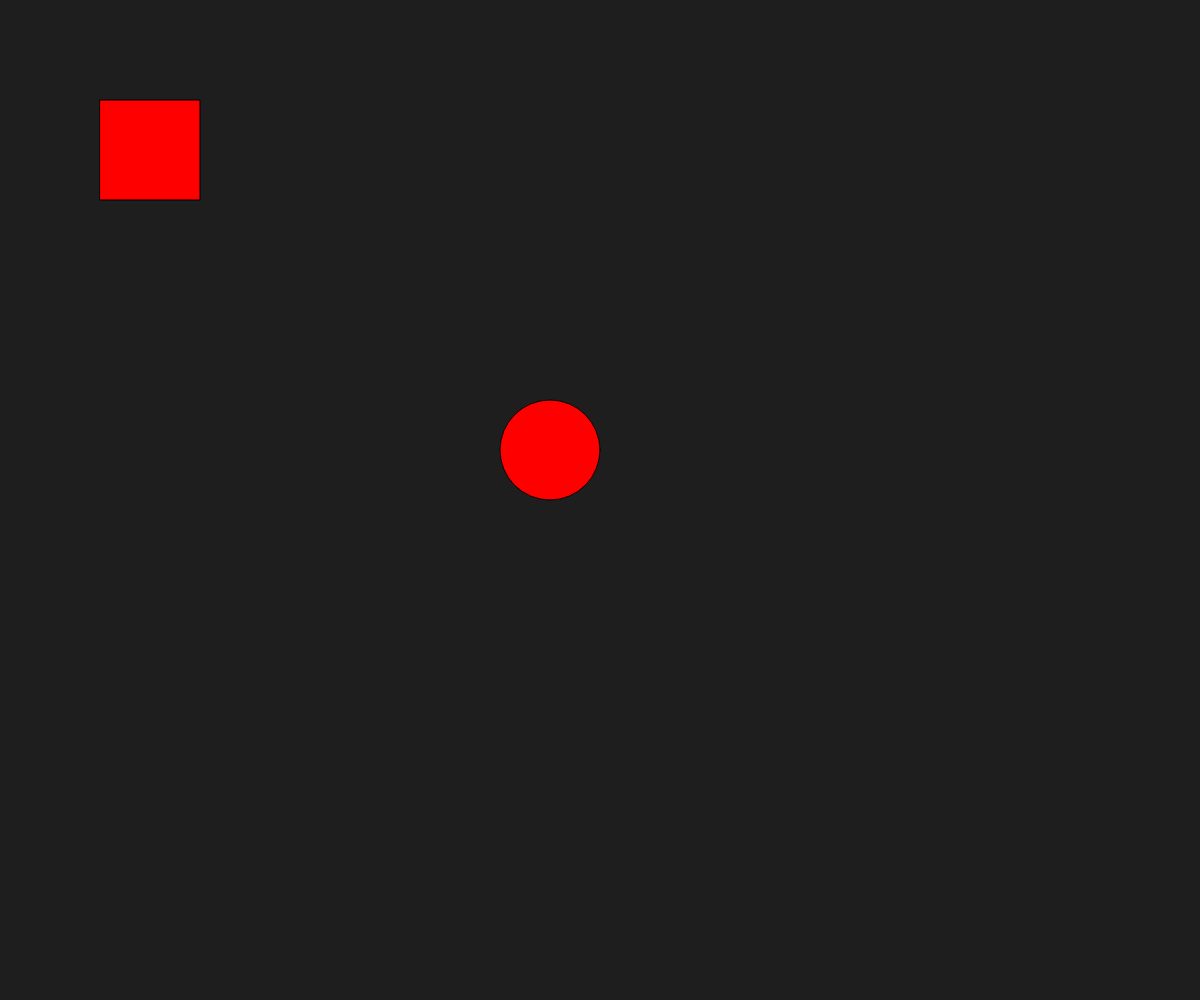
Frame 1 (no input)
Frame 60 (no input): identical to frame 1, image omitted
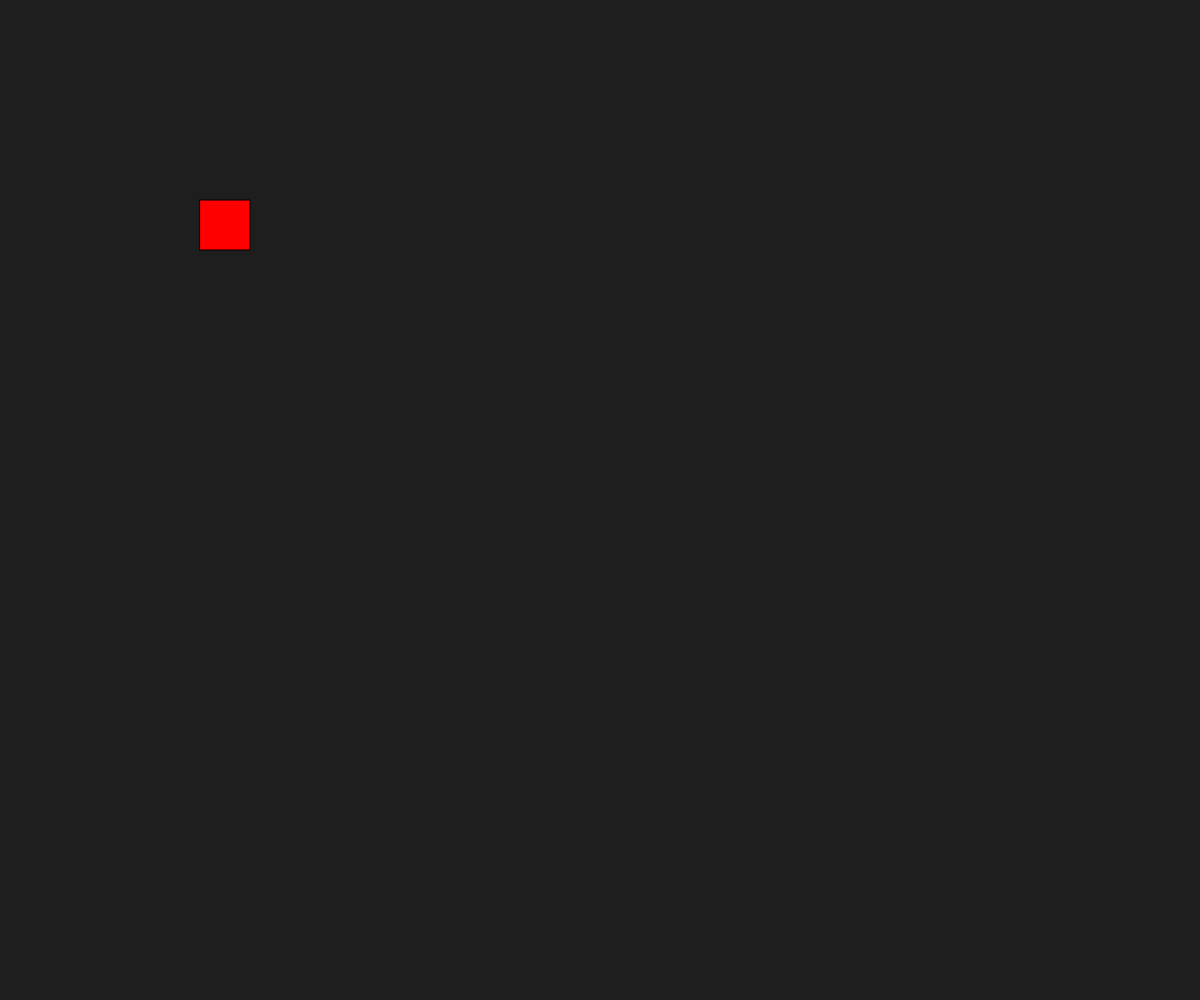
Frame 120 (the mouse pressed at the canvas centre since frame 60)

The p5.js sketch that drew these frames (run headless with seeded random() and noise() and a simulated clock; from frame 60 on, the mouse is pressed at the canvas centre):

// p5.js sketch
// ── sketch.js
// Project Title
// Your Name
// Date
//
// Extra for Experts:
// - describe what you did to take this project "above and beyond"
let button = {r:0,x:0,y:0,color:""}
let buttonpressed = false

function setup() {
  createCanvas(windowWidth, windowHeight);
  button.r=100;
  button.x=width/2-button.r/2;
  button.y=height/2-button.r/2;
  button.color="red";
}

function draw() {
  background(30);
  fill(255,0,0);
  mousepressed();
  if (buttonpressed===false){
    drawButton();
  }
  else if (buttonpressed===true){
    rect(200,200,50)
  }
  mousepressed();

}
function mousepressed(){
  if ((mouseX>button.r && mouseX < (button.r+button.x)) && (mouseY>button.r&&mouseY < (button.r+button.y))){
      buttonpressed = true;
  }
}
function drawButton() {
  fill(button.color);
  circle(button.x,button.y,button.r);
  rect(100,100,100)
}
